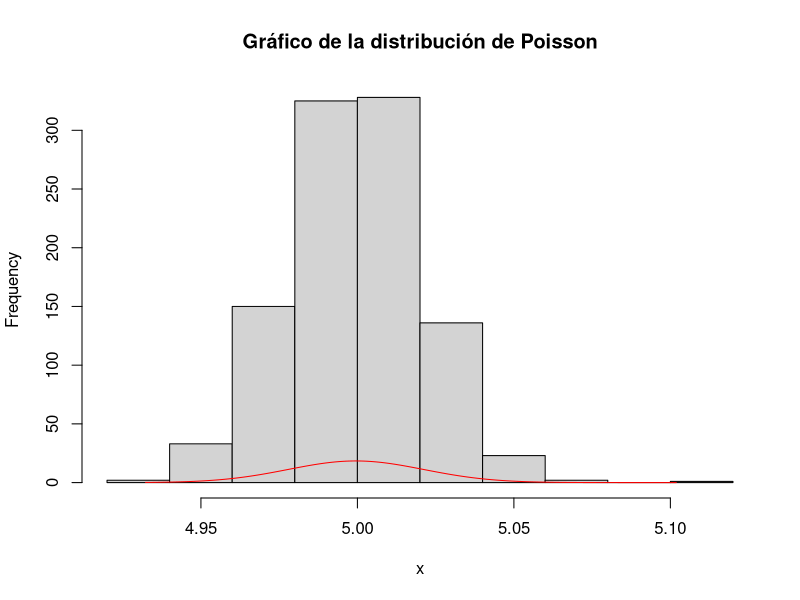

Recreate this plot in R.
plot_gauss <- function(x, name) {
  avg <- mean(x)
  std <- sd(x)
  x_axis <- seq(min(x), max(x), length = length(x))
  y_axis <- dnorm(x_axis, mean = avg, sd = std)
  hist(x, main = sprintf("Gráfico de la distribución %s", name))
  lines(x_axis, y_axis, type = "l", col = "red")
}

sample_size <- 10000

iter <- 1000
lambda <- 5
poisson_vector <- vector(length = iter)

for (i in 1:iter) {
  new_vector <- rpois(n = sample_size, lambda = lambda)
  poisson_vector[i] <- mean(new_vector)
}

plot_gauss(poisson_vector, "de Poisson")


# iter <- 1000
# avg <- 1.5
# std <- 0.75
# norm_vector <- vector(length = iter)

# for (i in 1:iter) {
#   new_vector <- rnorm(n = sample_size, mean = avg, sd = std)
#   norm_vector[i] <- mean(new_vector)
# }

# plot_gauss(norm_vector, "Normal")


# iter <- 5000
# shape <- 2
# scale <- 1.5
# gamma_vector <- vector(length = iter)

# for (i in 1:iter) {
#   new_vector <- rgamma(n = sample_size, shape = shape, scale = scale)
#   gamma_vector[i] <- mean(new_vector)
# }

# plot_gauss(gamma_vector, "Gamma")
